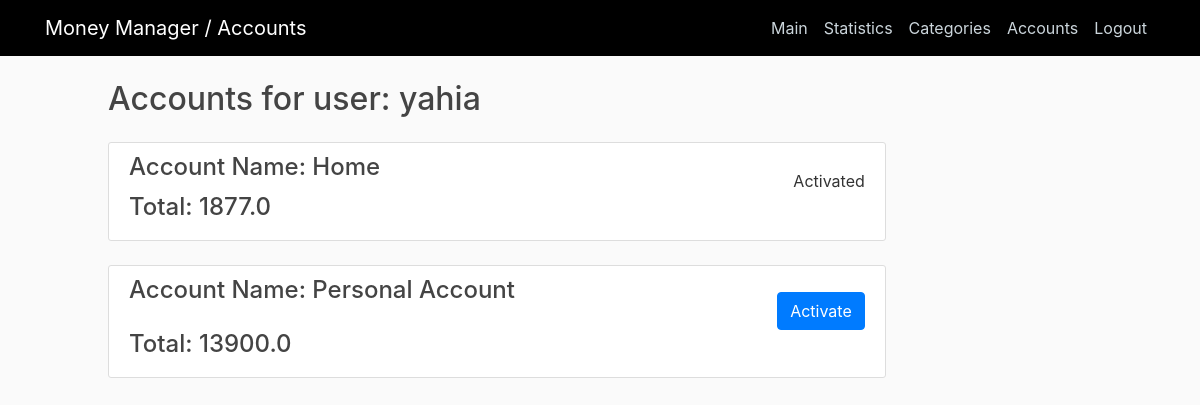
Before: /accounts/ (signed in) with the older database file.
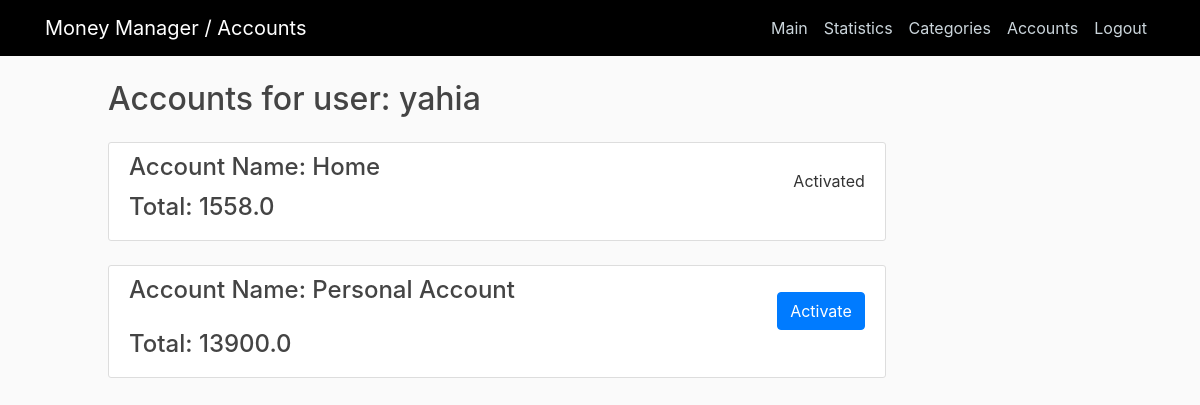
After: the same page with the newer database file.
### home/models.py (models this page shows, shortened)
class Account(models.Model):
    user = models.ForeignKey(User, related_name="accounts", on_delete=models.CASCADE)
    name = models.CharField(max_length=50, default="Personal Account")
    total_income = models.FloatField(default=0)
    total_spendings = models.FloatField(default=0)
    active = models.BooleanField(default=True)

### home/views.py (the view)
# urls.py: path('accounts/', views.accounts, name="accounts"),
@login_required
def accounts(request):
    context={
        'title': 'Accounts',
        'user': request.user,
        'accounts': Account.objects.filter(user=request.user).all()
    }
    return render(request, 'home/accounts.html', context)

### home/templatetags/tags.py (called while the page is built)
@register.filter
def subtract(value, arg):
    return value - arg

### home/templates/home/accounts.html
{% extends "home/base.html" %}
{% load tags %}
{% block content %}
    <h2> Accounts for user: {{ user.username }} </h2>
    {% for account in accounts %}
        <div class="content-section mt-4">
            <div>
                <h4 class="float-left">Account Name: {{ account.name }} <br> </h4>
                {% if account.active %}
                    <div class="float-right mt-3"> Activated </div>
                {% else %}
                    <div class="float-right mt-3">
                        <a href="/activate/{{ account.id }}" class="btn btn-primary"> Activate </a>
                    </div>
                {% endif %}
            </div>
            <h4 class="clear-fix">Total: {{ account.total_income|subtract:account.total_spendings }}</h4>
        </div>
    {% endfor %}
{% endblock content %}

Changed rows visible on the page:
changed Account "Home": total_income|subtract "1877.0" → "1558.0"
